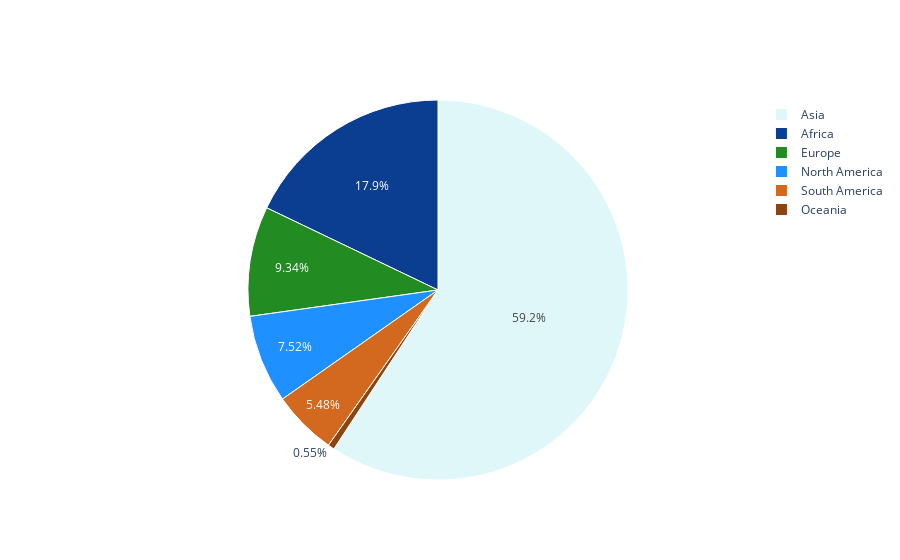

Notebook code for this chart:
### Code cell
# Update pie colors
fig.update_traces(marker = dict(colors = custom_palette, line = dict(color = '#FFFFFF', width = 1)))
fig.show()

### Figure 1 — Plotly figure (JSON) as saved in the notebook; plotly's stock layout.template omitted (floating-point values rounded to 4 significant figures)
{"data": [{"labels": ["Africa", "Asia", "Europe", "North America", "Oceania", "South America"], "marker": {"colors": ["#0b3d91", "#e0f7fa", "#228b22", "#1e90ff", "#8B4513", "#D2691E", "#DAA520", "#556B2F"], "line": {"color": "#FFFFFF", "width": 1}}, "type": "pie", "values": [17.87, 59.19, 9.33, 7.51, 0.55, 5.48]}], "layout": {}}
